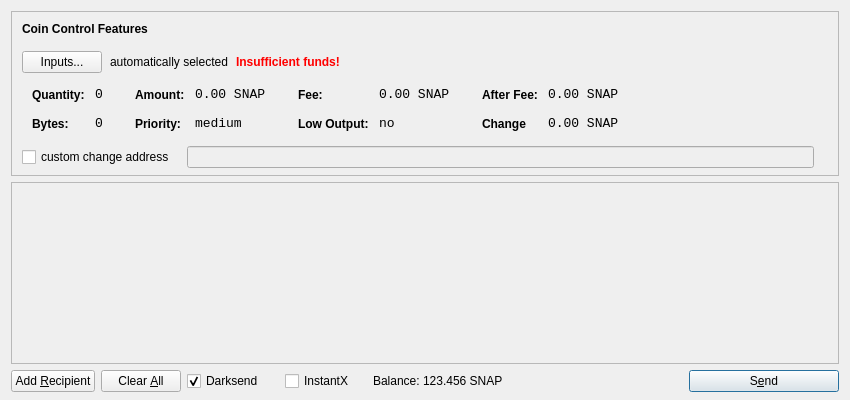
<?xml version="1.0" encoding="UTF-8"?>
<ui version="4.0">
 <class>SendCoinsDialog</class>
 <widget class="QDialog" name="SendCoinsDialog">
  <property name="geometry">
   <rect>
    <x>0</x>
    <y>0</y>
    <width>850</width>
    <height>400</height>
   </rect>
  </property>
  <property name="windowTitle">
   <string>Send Coins</string>
  </property>
  <layout class="QVBoxLayout" name="verticalLayout" stretch="0,1,0">
   <property name="bottomMargin">
    <number>8</number>
   </property>
   <item>
    <widget class="QFrame" name="frameCoinControl">
     <property name="sizePolicy">
      <sizepolicy hsizetype="Expanding" vsizetype="Expanding">
       <horstretch>0</horstretch>
       <verstretch>0</verstretch>
      </sizepolicy>
     </property>
     <property name="maximumSize">
      <size>
       <width>16777215</width>
       <height>16777215</height>
      </size>
     </property>
     <property name="frameShape">
      <enum>QFrame::StyledPanel</enum>
     </property>
     <property name="frameShadow">
      <enum>QFrame::Sunken</enum>
     </property>
     <layout class="QVBoxLayout" name="verticalLayoutCoinControl2">
      <property name="spacing">
       <number>-1</number>
      </property>
      <property name="leftMargin">
       <number>0</number>
      </property>
      <property name="topMargin">
       <number>0</number>
      </property>
      <property name="rightMargin">
       <number>0</number>
      </property>
      <property name="bottomMargin">
       <number>6</number>
      </property>
      <item>
       <layout class="QVBoxLayout" name="verticalLayoutCoinControl" stretch="0,0,0,0,1">
        <property name="spacing">
         <number>0</number>
        </property>
        <property name="leftMargin">
         <number>10</number>
        </property>
        <property name="topMargin">
         <number>10</number>
        </property>
        <item>
         <layout class="QHBoxLayout" name="horizontalLayoutCoinControl1">
          <property name="bottomMargin">
           <number>15</number>
          </property>
          <item>
           <widget class="QLabel" name="labelCoinControlFeatures">
            <property name="sizePolicy">
             <sizepolicy hsizetype="Preferred" vsizetype="Maximum">
              <horstretch>0</horstretch>
              <verstretch>0</verstretch>
             </sizepolicy>
            </property>
            <property name="font">
             <font>
              <weight>75</weight>
              <bold>true</bold>
             </font>
            </property>
            <property name="styleSheet">
             <string notr="true">font-weight:bold;</string>
            </property>
            <property name="text">
             <string>Coin Control Features</string>
            </property>
           </widget>
          </item>
         </layout>
        </item>
        <item>
         <layout class="QHBoxLayout" name="horizontalLayoutCoinControl2" stretch="0,0,0,0">
          <property name="spacing">
           <number>8</number>
          </property>
          <property name="bottomMargin">
           <number>10</number>
          </property>
          <item>
           <widget class="QPushButton" name="pushButtonCoinControl">
            <property name="styleSheet">
             <string notr="true"/>
            </property>
            <property name="text">
             <string>Inputs...</string>
            </property>
           </widget>
          </item>
          <item>
           <widget class="QLabel" name="labelCoinControlAutomaticallySelected">
            <property name="text">
             <string>automatically selected</string>
            </property>
            <property name="margin">
             <number>5</number>
            </property>
           </widget>
          </item>
          <item>
           <widget class="QLabel" name="labelCoinControlInsuffFunds">
            <property name="font">
             <font>
              <weight>75</weight>
              <bold>true</bold>
             </font>
            </property>
            <property name="styleSheet">
             <string notr="true">color:red;font-weight:bold;</string>
            </property>
            <property name="text">
             <string>Insufficient funds!</string>
            </property>
            <property name="margin">
             <number>5</number>
            </property>
           </widget>
          </item>
          <item>
           <spacer name="horizontalSpacerCoinControl">
            <property name="orientation">
             <enum>Qt::Horizontal</enum>
            </property>
            <property name="sizeHint" stdset="0">
             <size>
              <width>40</width>
              <height>1</height>
             </size>
            </property>
           </spacer>
          </item>
         </layout>
        </item>
        <item>
         <widget class="QWidget" name="widgetCoinControl" native="true">
          <property name="sizePolicy">
           <sizepolicy hsizetype="Preferred" vsizetype="Preferred">
            <horstretch>0</horstretch>
            <verstretch>0</verstretch>
           </sizepolicy>
          </property>
          <property name="minimumSize">
           <size>
            <width>0</width>
            <height>0</height>
           </size>
          </property>
          <property name="styleSheet">
           <string notr="true"/>
          </property>
          <layout class="QHBoxLayout" name="horizontalLayoutCoinControl5">
           <property name="margin">
            <number>0</number>
           </property>
           <item>
            <layout class="QHBoxLayout" name="horizontalLayoutCoinControl3" stretch="0,0,0,1">
             <property name="spacing">
              <number>20</number>
             </property>
             <property name="topMargin">
              <number>0</number>
             </property>
             <property name="bottomMargin">
              <number>10</number>
             </property>
             <item>
              <layout class="QFormLayout" name="formLayoutCoinControl1">
               <property name="horizontalSpacing">
                <number>10</number>
               </property>
               <property name="verticalSpacing">
                <number>14</number>
               </property>
               <property name="leftMargin">
                <number>10</number>
               </property>
               <property name="topMargin">
                <number>4</number>
               </property>
               <property name="rightMargin">
                <number>6</number>
               </property>
               <item row="0" column="0">
                <widget class="QLabel" name="labelCoinControlQuantityText">
                 <property name="styleSheet">
                  <string notr="true">font-weight:bold;</string>
                 </property>
                 <property name="text">
                  <string>Quantity:</string>
                 </property>
                 <property name="margin">
                  <number>0</number>
                 </property>
                </widget>
               </item>
               <item row="0" column="1">
                <widget class="QLabel" name="labelCoinControlQuantity">
                 <property name="font">
                  <font>
                   <family>Monospace</family>
                   <pointsize>10</pointsize>
                  </font>
                 </property>
                 <property name="cursor">
                  <cursorShape>IBeamCursor</cursorShape>
                 </property>
                 <property name="contextMenuPolicy">
                  <enum>Qt::ActionsContextMenu</enum>
                 </property>
                 <property name="text">
                  <string>0</string>
                 </property>
                 <property name="margin">
                  <number>0</number>
                 </property>
                 <property name="textInteractionFlags">
                  <set>Qt::LinksAccessibleByMouse|Qt::TextSelectableByKeyboard|Qt::TextSelectableByMouse</set>
                 </property>
                </widget>
               </item>
               <item row="1" column="0">
                <widget class="QLabel" name="labelCoinControlBytesText">
                 <property name="styleSheet">
                  <string notr="true">font-weight:bold;</string>
                 </property>
                 <property name="text">
                  <string>Bytes:</string>
                 </property>
                </widget>
               </item>
               <item row="1" column="1">
                <widget class="QLabel" name="labelCoinControlBytes">
                 <property name="font">
                  <font>
                   <family>Monospace</family>
                   <pointsize>10</pointsize>
                  </font>
                 </property>
                 <property name="cursor">
                  <cursorShape>IBeamCursor</cursorShape>
                 </property>
                 <property name="contextMenuPolicy">
                  <enum>Qt::ActionsContextMenu</enum>
                 </property>
                 <property name="text">
                  <string>0</string>
                 </property>
                 <property name="textInteractionFlags">
                  <set>Qt::LinksAccessibleByMouse|Qt::TextSelectableByKeyboard|Qt::TextSelectableByMouse</set>
                 </property>
                </widget>
               </item>
              </layout>
             </item>
             <item>
              <layout class="QFormLayout" name="formLayoutCoinControl2">
               <property name="horizontalSpacing">
                <number>10</number>
               </property>
               <property name="verticalSpacing">
                <number>14</number>
               </property>
               <property name="leftMargin">
                <number>6</number>
               </property>
               <property name="topMargin">
                <number>4</number>
               </property>
               <property name="rightMargin">
                <number>6</number>
               </property>
               <item row="0" column="0">
                <widget class="QLabel" name="labelCoinControlAmountText">
                 <property name="styleSheet">
                  <string notr="true">font-weight:bold;</string>
                 </property>
                 <property name="text">
                  <string>Amount:</string>
                 </property>
                 <property name="margin">
                  <number>0</number>
                 </property>
                </widget>
               </item>
               <item row="0" column="1">
                <widget class="QLabel" name="labelCoinControlAmount">
                 <property name="font">
                  <font>
                   <family>Monospace</family>
                   <pointsize>10</pointsize>
                  </font>
                 </property>
                 <property name="cursor">
                  <cursorShape>IBeamCursor</cursorShape>
                 </property>
                 <property name="contextMenuPolicy">
                  <enum>Qt::ActionsContextMenu</enum>
                 </property>
                 <property name="text">
                  <string>0.00 SNAP</string>
                 </property>
                 <property name="textInteractionFlags">
                  <set>Qt::LinksAccessibleByMouse|Qt::TextSelectableByKeyboard|Qt::TextSelectableByMouse</set>
                 </property>
                </widget>
               </item>
               <item row="1" column="0">
                <widget class="QLabel" name="labelCoinControlPriorityText">
                 <property name="styleSheet">
                  <string notr="true">font-weight:bold;</string>
                 </property>
                 <property name="text">
                  <string>Priority:</string>
                 </property>
                </widget>
               </item>
               <item row="1" column="1">
                <widget class="QLabel" name="labelCoinControlPriority">
                 <property name="font">
                  <font>
                   <family>Monospace</family>
                   <pointsize>10</pointsize>
                  </font>
                 </property>
                 <property name="cursor">
                  <cursorShape>IBeamCursor</cursorShape>
                 </property>
                 <property name="contextMenuPolicy">
                  <enum>Qt::ActionsContextMenu</enum>
                 </property>
                 <property name="text">
                  <string>medium</string>
                 </property>
                 <property name="textInteractionFlags">
                  <set>Qt::LinksAccessibleByMouse|Qt::TextSelectableByKeyboard|Qt::TextSelectableByMouse</set>
                 </property>
                </widget>
               </item>
              </layout>
             </item>
             <item>
              <layout class="QFormLayout" name="formLayoutCoinControl3">
               <property name="horizontalSpacing">
                <number>10</number>
               </property>
               <property name="verticalSpacing">
                <number>14</number>
               </property>
               <property name="leftMargin">
                <number>6</number>
               </property>
               <property name="topMargin">
                <number>4</number>
               </property>
               <property name="rightMargin">
                <number>6</number>
               </property>
               <item row="0" column="0">
                <widget class="QLabel" name="labelCoinControlFeeText">
                 <property name="styleSheet">
                  <string notr="true">font-weight:bold;</string>
                 </property>
                 <property name="text">
                  <string>Fee:</string>
                 </property>
                 <property name="margin">
                  <number>0</number>
                 </property>
                </widget>
               </item>
               <item row="0" column="1">
                <widget class="QLabel" name="labelCoinControlFee">
                 <property name="font">
                  <font>
                   <family>Monospace</family>
                   <pointsize>10</pointsize>
                  </font>
                 </property>
                 <property name="cursor">
                  <cursorShape>IBeamCursor</cursorShape>
                 </property>
                 <property name="contextMenuPolicy">
                  <enum>Qt::ActionsContextMenu</enum>
                 </property>
                 <property name="text">
                  <string>0.00 SNAP</string>
                 </property>
                 <property name="textInteractionFlags">
                  <set>Qt::LinksAccessibleByMouse|Qt::TextSelectableByKeyboard|Qt::TextSelectableByMouse</set>
                 </property>
                </widget>
               </item>
               <item row="1" column="0">
                <widget class="QLabel" name="labelCoinControlLowOutputText">
                 <property name="styleSheet">
                  <string notr="true">font-weight:bold;</string>
                 </property>
                 <property name="text">
                  <string>Low Output:</string>
                 </property>
                </widget>
               </item>
               <item row="1" column="1">
                <widget class="QLabel" name="labelCoinControlLowOutput">
                 <property name="font">
                  <font>
                   <family>Monospace</family>
                   <pointsize>10</pointsize>
                  </font>
                 </property>
                 <property name="cursor">
                  <cursorShape>IBeamCursor</cursorShape>
                 </property>
                 <property name="contextMenuPolicy">
                  <enum>Qt::ActionsContextMenu</enum>
                 </property>
                 <property name="text">
                  <string>no</string>
                 </property>
                 <property name="textInteractionFlags">
                  <set>Qt::LinksAccessibleByMouse|Qt::TextSelectableByKeyboard|Qt::TextSelectableByMouse</set>
                 </property>
                </widget>
               </item>
              </layout>
             </item>
             <item>
              <layout class="QFormLayout" name="formLayoutCoinControl4">
               <property name="horizontalSpacing">
                <number>10</number>
               </property>
               <property name="verticalSpacing">
                <number>14</number>
               </property>
               <property name="leftMargin">
                <number>6</number>
               </property>
               <property name="topMargin">
                <number>4</number>
               </property>
               <property name="rightMargin">
                <number>6</number>
               </property>
               <item row="0" column="0">
                <widget class="QLabel" name="labelCoinControlAfterFeeText">
                 <property name="styleSheet">
                  <string notr="true">font-weight:bold;</string>
                 </property>
                 <property name="text">
                  <string>After Fee:</string>
                 </property>
                 <property name="margin">
                  <number>0</number>
                 </property>
                </widget>
               </item>
               <item row="0" column="1">
                <widget class="QLabel" name="labelCoinControlAfterFee">
                 <property name="font">
                  <font>
                   <family>Monospace</family>
                   <pointsize>10</pointsize>
                  </font>
                 </property>
                 <property name="cursor">
                  <cursorShape>IBeamCursor</cursorShape>
                 </property>
                 <property name="contextMenuPolicy">
                  <enum>Qt::ActionsContextMenu</enum>
                 </property>
                 <property name="text">
                  <string>0.00 SNAP</string>
                 </property>
                 <property name="textInteractionFlags">
                  <set>Qt::LinksAccessibleByMouse|Qt::TextSelectableByKeyboard|Qt::TextSelectableByMouse</set>
                 </property>
                </widget>
               </item>
               <item row="1" column="0">
                <widget class="QLabel" name="labelCoinControlChangeText">
                 <property name="styleSheet">
                  <string notr="true">font-weight:bold;</string>
                 </property>
                 <property name="text">
                  <string>Change</string>
                 </property>
                </widget>
               </item>
               <item row="1" column="1">
                <widget class="QLabel" name="labelCoinControlChange">
                 <property name="font">
                  <font>
                   <family>Monospace</family>
                   <pointsize>10</pointsize>
                  </font>
                 </property>
                 <property name="cursor">
                  <cursorShape>IBeamCursor</cursorShape>
                 </property>
                 <property name="contextMenuPolicy">
                  <enum>Qt::ActionsContextMenu</enum>
                 </property>
                 <property name="text">
                  <string>0.00 SNAP</string>
                 </property>
                 <property name="textInteractionFlags">
                  <set>Qt::LinksAccessibleByMouse|Qt::TextSelectableByKeyboard|Qt::TextSelectableByMouse</set>
                 </property>
                </widget>
               </item>
              </layout>
             </item>
            </layout>
           </item>
          </layout>
         </widget>
        </item>
        <item>
         <layout class="QHBoxLayout" name="horizontalLayoutCoinControl4" stretch="0,0,0">
          <property name="spacing">
           <number>12</number>
          </property>
          <property name="sizeConstraint">
           <enum>QLayout::SetDefaultConstraint</enum>
          </property>
          <property name="topMargin">
           <number>5</number>
          </property>
          <property name="rightMargin">
           <number>5</number>
          </property>
          <item>
           <widget class="QCheckBox" name="checkBoxCoinControlChange">
            <property name="text">
             <string>custom change address</string>
            </property>
           </widget>
          </item>
          <item>
           <widget class="QLineEdit" name="lineEditCoinControlChange">
            <property name="enabled">
             <bool>false</bool>
            </property>
            <property name="sizePolicy">
             <sizepolicy hsizetype="Expanding" vsizetype="Fixed">
              <horstretch>0</horstretch>
              <verstretch>0</verstretch>
             </sizepolicy>
            </property>
           </widget>
          </item>
          <item>
           <widget class="QLabel" name="labelCoinControlChangeLabel">
            <property name="sizePolicy">
             <sizepolicy hsizetype="Preferred" vsizetype="Expanding">
              <horstretch>0</horstretch>
              <verstretch>0</verstretch>
             </sizepolicy>
            </property>
            <property name="minimumSize">
             <size>
              <width>0</width>
              <height>0</height>
             </size>
            </property>
            <property name="text">
             <string/>
            </property>
            <property name="margin">
             <number>3</number>
            </property>
           </widget>
          </item>
         </layout>
        </item>
        <item>
         <spacer name="verticalSpacerCoinControl">
          <property name="orientation">
           <enum>Qt::Vertical</enum>
          </property>
          <property name="sizeHint" stdset="0">
           <size>
            <width>800</width>
            <height>1</height>
           </size>
          </property>
         </spacer>
        </item>
       </layout>
      </item>
     </layout>
    </widget>
   </item>
   <item>
    <widget class="QScrollArea" name="scrollArea">
     <property name="widgetResizable">
      <bool>true</bool>
     </property>
     <widget class="QWidget" name="scrollAreaWidgetContents">
      <property name="geometry">
       <rect>
        <x>0</x>
        <y>0</y>
        <width>830</width>
        <height>165</height>
       </rect>
      </property>
      <layout class="QVBoxLayout" name="verticalLayout_2">
       <property name="margin">
        <number>0</number>
       </property>
       <item>
        <layout class="QVBoxLayout" name="entries">
         <property name="spacing">
          <number>6</number>
         </property>
        </layout>
       </item>
       <item>
        <spacer name="verticalSpacer">
         <property name="orientation">
          <enum>Qt::Vertical</enum>
         </property>
         <property name="sizeHint" stdset="0">
          <size>
           <width>20</width>
           <height>40</height>
          </size>
         </property>
        </spacer>
       </item>
      </layout>
     </widget>
    </widget>
   </item>
   <item>
    <layout class="QHBoxLayout" name="horizontalLayout">
     <item>
      <widget class="QPushButton" name="addButton">
       <property name="toolTip">
        <string>Send to multiple recipients at once</string>
       </property>
       <property name="text">
        <string>Add &amp;Recipient</string>
       </property>
       <property name="autoDefault">
        <bool>false</bool>
       </property>
      </widget>
     </item>
     <item>
      <widget class="QPushButton" name="clearButton">
       <property name="sizePolicy">
        <sizepolicy hsizetype="Minimum" vsizetype="Fixed">
         <horstretch>0</horstretch>
         <verstretch>0</verstretch>
        </sizepolicy>
       </property>
       <property name="toolTip">
        <string>Remove all transaction fields</string>
       </property>
       <property name="text">
        <string>Clear &amp;All</string>
       </property>
       <property name="autoRepeatDelay">
        <number>300</number>
       </property>
       <property name="autoDefault">
        <bool>false</bool>
       </property>
      </widget>
     </item>
     <item>
      <layout class="QHBoxLayout" name="horizontalLayout_2">
       <property name="spacing">
        <number>3</number>
       </property>
        <item>
        <widget class="QCheckBox" name="checkUseDarksend">
         <property name="minimumSize">
          <size>
           <width>95</width>
           <height>0</height>
          </size>
         </property>
         <property name="text">
          <string>Darksend</string>
         </property>
         <property name="checked">
          <bool>true</bool>
         </property>
        </widget>
       </item>
       <item>
        <widget class="QCheckBox" name="checkInstantX">
         <property name="enabled">
          <bool>true</bool>
         </property>
         <property name="minimumSize">
          <size>
           <width>85</width>
           <height>0</height>
          </size>
         </property>
         <property name="text">
          <string>InstantX</string>
         </property>
        </widget>
       </item>
       <item>
        <widget class="QLabel" name="label">
         <property name="sizePolicy">
          <sizepolicy hsizetype="Preferred" vsizetype="Fixed">
           <horstretch>0</horstretch>
           <verstretch>0</verstretch>
          </sizepolicy>
         </property>
         <property name="text">
          <string>Balance:</string>
         </property>
        </widget>
       </item>
       <item>
        <widget class="QLabel" name="labelBalance">
         <property name="sizePolicy">
          <sizepolicy hsizetype="Preferred" vsizetype="Fixed">
           <horstretch>0</horstretch>
           <verstretch>0</verstretch>
          </sizepolicy>
         </property>
         <property name="cursor">
          <cursorShape>IBeamCursor</cursorShape>
         </property>
         <property name="text">
          <string>123.456 SNAP</string>
         </property>
         <property name="textInteractionFlags">
          <set>Qt::LinksAccessibleByMouse|Qt::TextSelectableByKeyboard|Qt::TextSelectableByMouse</set>
         </property>
        </widget>
       </item>
      </layout>
     </item>
     <item>
      <spacer name="horizontalSpacer">
       <property name="orientation">
        <enum>Qt::Horizontal</enum>
       </property>
       <property name="sizeHint" stdset="0">
        <size>
         <width>40</width>
         <height>20</height>
        </size>
       </property>
      </spacer>
     </item>
     <item>
      <widget class="QPushButton" name="sendButton">
       <property name="minimumSize">
        <size>
         <width>150</width>
         <height>0</height>
        </size>
       </property>
       <property name="toolTip">
        <string>Confirm the send action</string>
       </property>
       <property name="text">
        <string>S&amp;end</string>
       </property>
       <property name="icon">
        <iconset resource="../bitcoin.qrc">
         <normaloff>:/icons/send</normaloff>:/icons/send</iconset>
       </property>
       <property name="default">
        <bool>true</bool>
       </property>
      </widget>
     </item>
    </layout>
   </item>
  </layout>
 </widget>
 <resources>
  <include location="../bitcoin.qrc"/>
 </resources>
 <connections/>
</ui>
